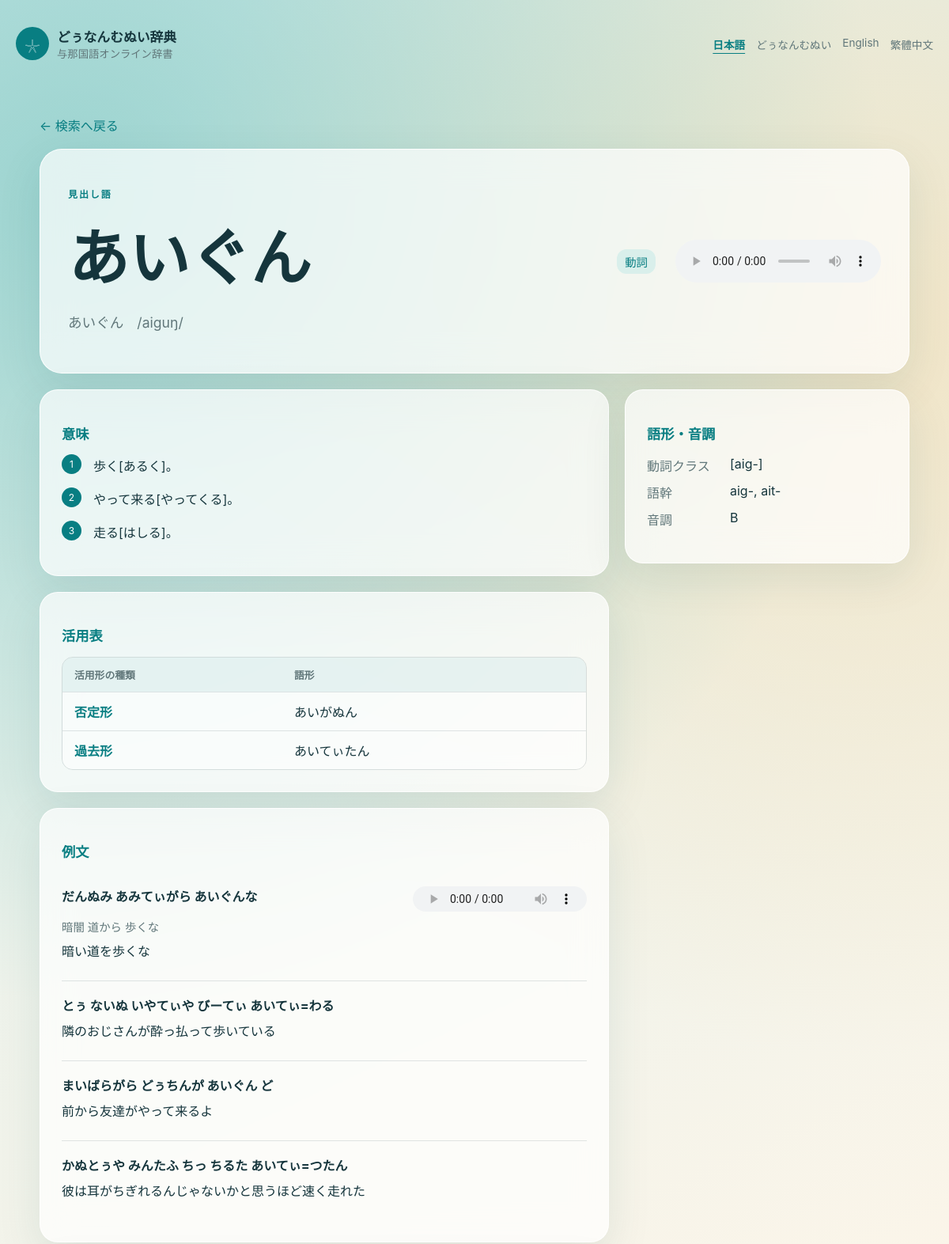
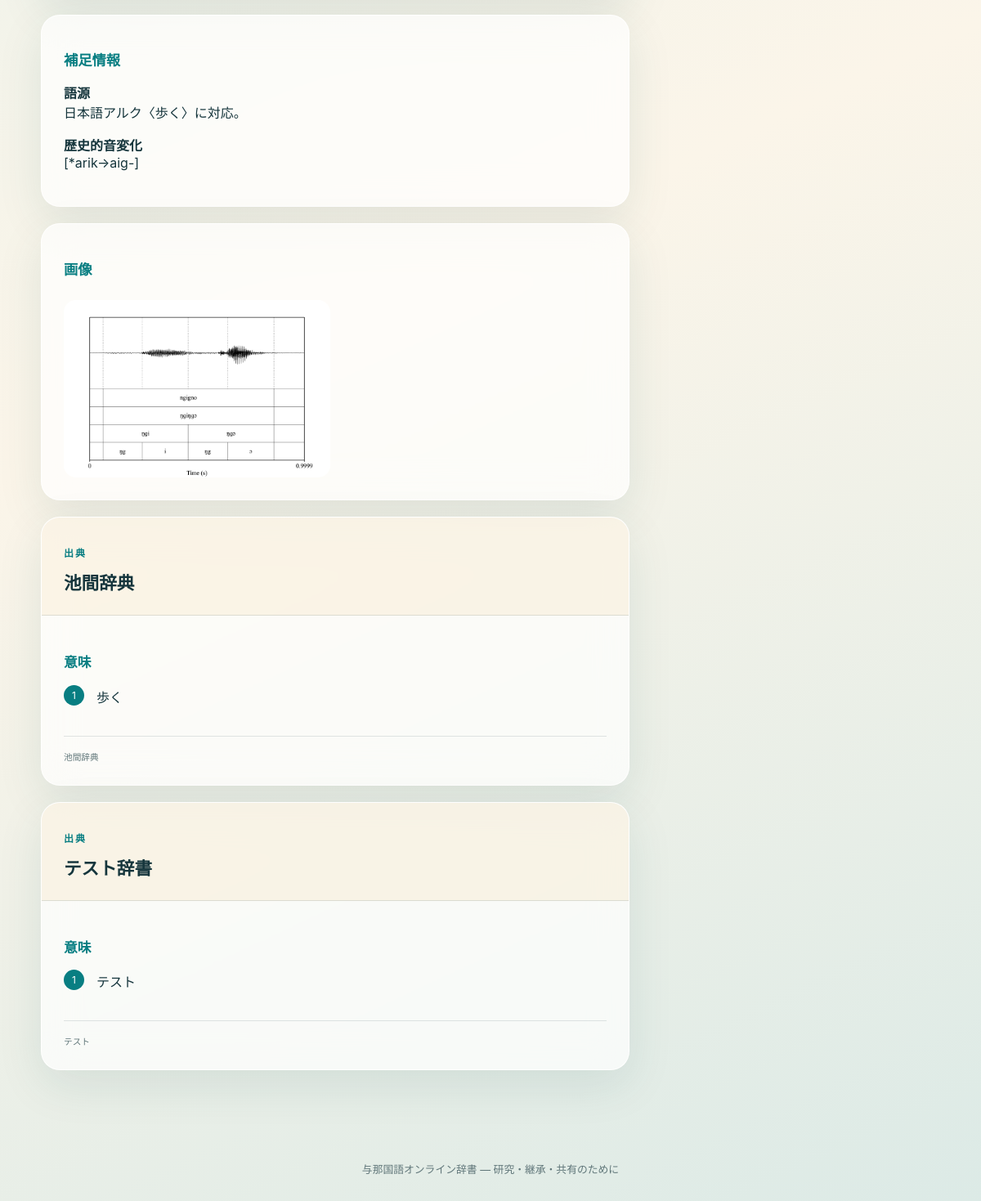
The page /word/6 on the database its author committed (2 pictures, top to bottom).
### tables this page shows
CREATE TABLE entries (
    id INTEGER PRIMARY KEY AUTOINCREMENT,  -- 自動増加の主キー
    headword TEXT NOT NULL,                -- 見出し語（与那国語原文）
    kana TEXT,                             -- かな表記
    ipa TEXT,                              -- IPA（ローマ字）表記
    pos TEXT,                              -- 品詞（名詞、動詞など）
    verb_class TEXT,                       -- 動詞クラス（動詞のみ必要）
    verb_stem TEXT,                        -- 動詞の語幹（動詞のみ必要）。複数はコンマ区切りで保存。
    tone TEXT,                             -- 音調
    etymology TEXT,                        -- 語源
    historical_change TEXT,                -- 歴史的音変化
    created_at TIMESTAMP DEFAULT CURRENT_TIMESTAMP,
    updated_at TIMESTAMP DEFAULT CURRENT_TIMESTAMP
, supplemental_note TEXT);

CREATE TABLE media_files (
    id INTEGER PRIMARY KEY AUTOINCREMENT,
    entry_id INTEGER,                      -- 見出し語ID（NULLの場合は例文用）
    example_id INTEGER,                    -- 例文ID（NULLの場合は見出し語用）
    file_type TEXT NOT NULL,               -- ファイルタイプ：audio, image
    file_path TEXT NOT NULL,               -- ファイルパス
    original_filename TEXT,                -- 元のファイル名
    description TEXT,                      -- ファイルの説明
    created_at TIMESTAMP DEFAULT CURRENT_TIMESTAMP, is_archived INTEGER NOT NULL DEFAULT 0, sha256 TEXT, revision_id INTEGER, is_pending INTEGER NOT NULL DEFAULT 0,
    FOREIGN KEY (entry_id) REFERENCES entries(id) ON DELETE CASCADE,
    FOREIGN KEY (example_id) REFERENCES examples(id) ON DELETE CASCADE
);

CREATE TABLE meanings (
    id INTEGER PRIMARY KEY AUTOINCREMENT,
    entry_id INTEGER NOT NULL,             -- entriesテーブルへの関連
    language TEXT NOT NULL,                -- 言語コード：ja, zh-tw, en
    meaning_number INTEGER DEFAULT 1,      -- 義項番号（多義語対応）
    definition TEXT NOT NULL,              -- 意味の説明
    FOREIGN KEY (entry_id) REFERENCES entries(id) ON DELETE CASCADE
);

CREATE TABLE conjugations (
    id INTEGER PRIMARY KEY AUTOINCREMENT,
    entry_id INTEGER NOT NULL,
    form_name TEXT NOT NULL,               -- 活用形式名（例：過去形、否定形など）
    conjugated_form TEXT NOT NULL,         -- 活用後の形式
    FOREIGN KEY (entry_id) REFERENCES entries(id) ON DELETE CASCADE
);

CREATE TABLE entry_source_sections (
    id INTEGER PRIMARY KEY AUTOINCREMENT,
    entry_id INTEGER NOT NULL,
    source_id INTEGER NOT NULL,
    sort_order INTEGER NOT NULL DEFAULT 100,
    content_json TEXT NOT NULL,
    created_at TEXT NOT NULL DEFAULT CURRENT_TIMESTAMP,
    updated_at TEXT NOT NULL DEFAULT CURRENT_TIMESTAMP,
    FOREIGN KEY(entry_id) REFERENCES entries(id) ON DELETE CASCADE,
    FOREIGN KEY(source_id) REFERENCES sources(id)
);

CREATE TABLE sources (
    id INTEGER PRIMARY KEY AUTOINCREMENT,
    name TEXT NOT NULL,
    abbreviation TEXT,
    bibliography TEXT NOT NULL,
    url TEXT,
    source_type TEXT,
    is_active INTEGER NOT NULL DEFAULT 1 CHECK (is_active IN (0, 1)),
    created_at TEXT NOT NULL DEFAULT CURRENT_TIMESTAMP
);

### v2app/public.py (the view)
@bp.get("/word/<int:entry_id>")
@bp.get("/word/<int:entry_id>-<slug>")
def entry(entry_id, slug=None):
    db=get_db(); language=request.args.get("language","ja"); display="ja" if language=="yonaguni" else language
    if language not in ("ja","en","zh-tw","yonaguni"):
        language="ja"; display="ja"
    row=db.execute("SELECT e.* FROM entries e JOIN entry_workflow w ON w.entry_id=e.id WHERE e.id=? AND w.publication_status='published'",(entry_id,)).fetchone()
    if not row: abort(404)
    meanings=db.execute("SELECT meaning_number,definition FROM meanings WHERE entry_id=? AND language=? AND TRIM(COALESCE(definition,''))!='' ORDER BY meaning_number",(entry_id,display)).fetchall()
    fallback=False
    if not meanings and display!="ja": meanings=db.execute("SELECT meaning_number,definition FROM meanings WHERE entry_id=? AND language='ja' AND TRIM(COALESCE(definition,''))!='' ORDER BY meaning_number",(entry_id,)).fetchall(); fallback=True
    examples=[]
    for ex in db.execute("SELECT ex.* FROM examples ex LEFT JOIN example_state es ON es.example_id=ex.id WHERE ex.entry_id=? AND COALESCE(es.is_archived,0)=0 ORDER BY ex.id",(entry_id,)):
        trans=db.execute("SELECT word_by_word,free_translation FROM example_translations WHERE example_id=? AND language=? ORDER BY id LIMIT 1",(ex["id"],display)).fetchone()
        if not trans and display!="ja": trans=db.execute("SELECT word_by_word,free_translation FROM example_translations WHERE example_id=? AND language='ja' ORDER BY id LIMIT 1",(ex["id"],)).fetchone()
        audio=db.execute("SELECT file_path FROM media_files WHERE example_id=? AND file_type='audio' AND COALESCE(is_archived,0)=0 AND COALESCE(is_pending,0)=0 ORDER BY id DESC LIMIT 1",(ex["id"],)).fetchone()
        examples.append({"sentence":ex["yonaguni_sentence"],"translation":trans,"audio":audio[0] if audio else None})
    source_sections=[]
    for section_row in db.execute("SELECT ss.content_json,s.name,s.abbreviation,s.bibliography,s.url FROM entry_source_sections ss JOIN sources s ON s.id=ss.source_id WHERE ss.entry_id=? ORDER BY ss.sort_order,ss.id",(entry_id,)):
        content=json.loads(section_row["content_json"]); section=dict(section_row)
        section.update(content)
        section_meanings=content.get("meanings",{}).get(display)
        if not section_meanings and display!="ja":
            section_meanings=content.get("meanings",{}).get("ja",[])
            if section_meanings: fallback=True
        section_meanings=section_meanings or []
        section["display_meanings"]=[value for value in section_meanings if value]
        section_examples=[]
        for example in content.get("examples",[]):
            translations=example.get("translations",{}); translation=translations.get(display)
            if not translation and display!="ja": translation=translations.get("ja")
            section_examples.append({"sentence":example.get("yonaguni",""),"translation":translation})
        section["display_examples"]=section_examples
        section["safe_url"] = section["url"] if (section["url"] or "").startswith(("https://", "http://")) else None
        source_sections.append(section)
    media=db.execute("SELECT file_type,file_path,description FROM media_files WHERE entry_id=? AND example_id IS NULL AND COALESCE(is_archived,0)=0 AND COALESCE(is_pending,0)=0",(entry_id,)).fetchall()
    conjugations=db.execute("SELECT form_name,conjugated_form FROM conjugations WHERE entry_id=?",(entry_id,)).fetchall()
    synonyms=db.execute("SELECT synonym FROM synonyms WHERE entry_id=?",(entry_id,)).fetchall()
    has_default_meanings=bool(meanings or synonyms)
    return render_template("public/entry.html",entry=row,meanings=meanings,examples=examples,source_sections=source_sections,has_default_meanings=has_default_meanings,media=media,conjugations=conjugations,synonyms=synonyms,language=language,fallback=fallback,ui=public_ui(language),language_urls=language_urls())

### v2app/templates/public/entry.html (shortened to what this page needs)
{% extends "public/base.html" %}
{% block content %}
<a class="back-link" href="{{ url_for('public.index',language=language) }}">← {{ ui.back }}</a>
<article class="word-hero glass">
  <div><p class="eyebrow">{{ ui.headword }}</p><h1>{{ entry.headword }}</h1><p class="word-reading">{{ entry.kana or '' }} {% if entry.ipa %}<span>/{{ entry.ipa }}/</span>{% endif %}</p></div>
  <span class="pos large">{{ ui.pos.get(entry.pos,entry.pos) if entry.pos else ui.pos_unknown }}</span>
  {% for item in media if item.file_type=='audio' %}<audio controls src="{{ url_for('public.media',filename=item.file_path) }}"></audio>{% endfor %}
</article>
<div class="entry-layout">
  <div class="entry-main">
    {% if has_default_meanings %}
    <section class="content-card glass"><h2>{{ ui.meanings }}</h2>
      {% for meaning in meanings %}<div class="meaning"><span>{{ meaning.meaning_number }}</span><p>{{ meaning.definition }}</p></div>{% endfor %}
    </section>
    {% elif not source_sections and not conjugations and not examples %}
    <section class="content-card glass"><h2>{{ ui.meanings }}</h2><p>{{ ui.meaning_pending }}</p></section>
    {% endif %}
    {% if conjugations %}
    <section class="content-card glass"><h2>{{ ui.conjugation_table }}</h2><div class="public-table-wrap"><table class="public-conjugation-table"><thead><tr><th>{{ ui.conjugation_type }}</th><th>{{ ui.word_form }}</th></tr></thead><tbody>{% for item in conjugations %}<tr><th scope="row">{{ ui.conjugations.get(item.form_name,item.form_name) }}</th><td>{{ item.conjugated_form }}</td></tr>{% endfor %}</tbody></table></div></section>
    {% endif %}
    {% if examples %}
    <section class="content-card glass"><h2>{{ ui.examples }}</h2>{% for ex in examples %}<article class="public-example"><div><strong>{{ ex.sentence }}</strong>{% if ex.audio %}<audio controls src="{{ url_for('public.media',filename=ex.audio) }}"></audio>{% endif %}</div>{% if ex.translation %}<p class="word-by-word">{{ ex.translation.word_by_word or '' }}</p><p>{{ ex.translation.free_translation or '' }}</p>{% else %}<p class="translation-missing">{{ ui.translation_missing }}</p>{% endif %}</article>{% endfor %}</section>
    {% endif %}
    {% if entry.etymology or entry.historical_change or entry.supplemental_note %}
    <section class="content-card glass"><h2>{{ ui.supplemental }}</h2>{% if entry.etymology %}<p><strong>{{ ui.etymology }}</strong><br>{{ entry.etymology }}</p>{% endif %}{% if entry.historical_change %}<p><strong>{{ ui.historical_change }}</strong><br>{{ entry.historical_change }}</p>{% endif %}{% if entry.supplemental_note %}<p><strong>{{ ui.free_note }}</strong><br>{{ entry.supplemental_note }}</p>{% endif %}</section>
    {% endif %}
    {% if media|selectattr('file_type','equalto','image')|list %}
    <section class="content-card glass image-gallery"><h2>{{ ui.images }}</h2>{% for item in media if item.file_type=='image' %}<img class="entry-image" src="{{ url_for('public.media',filename=item.file_path) }}" alt="{{ item.description or entry.headword }}">{% endfor %}</section>
    {% endif %}
    {% for section in source_sections %}
    <section class="dictionary-continuation glass">
      <header class="dictionary-continuation-header"><p class="eyebrow">{{ ui.source }}</p><h2>{{ section.name }}</h2></header>
      <div class="dictionary-continuation-body">
        <section><h3>{{ ui.meanings }}</h3>{% for meaning in section.display_meanings %}<div class="meaning"><span>{{ loop.index }}</span><p>{{ meaning }}</p></div>{% else %}<p>{{ ui.meaning_missing }}</p>{% endfor %}</section>
        <footer><small>{{ section.bibliography }}</small></footer>
      </div>
    </section>
    {% endfor %}
  </div>
  <aside>
    {% if entry.verb_class or entry.verb_stem or entry.tone %}<section class="side-card glass"><h2>{{ ui.word_shape_tone }}</h2><dl><dt>{{ ui.verb_class }}</dt><dd>{{ entry.verb_class or '—' }}</dd><dt>{{ ui.stem }}</dt><dd>{{ entry.verb_stem or '—' }}</dd><dt>{{ ui.tone }}</dt><dd>{{ entry.tone or '—' }}</dd></dl></section>{% endif %}
  </aside>
</div>
{% endblock %}

### v2app/templates/public/base.html (shortened to what this page needs)
<!doctype html>
<html lang="{{ language }}">
<head>
  <link rel="stylesheet" href="{{ url_for('static',filename='public/dictionary.css') }}">
  <link rel="stylesheet" href="{{ url_for('static',filename='public/images.css') }}">
  <link rel="stylesheet" href="{{ url_for('static',filename='public/source-credit.css') }}">
  <link rel="stylesheet" href="{{ url_for('static',filename='public/dictionary-sections.css') }}">
  <link rel="stylesheet" href="{{ url_for('static',filename='public/conjugation-tables.css') }}">
  <link rel="stylesheet" href="{{ url_for('static',filename='public/i18n.css') }}">
</head>
<body>
  <div class="island-bg" aria-hidden="true"></div>
  <header class="public-nav">
    <a class="brand" href="{{ url_for('public.index',language=language) }}"><span>𓇼</span><strong>どぅなんむぬい辞典</strong><small>{{ ui.brand_subtitle }}</small></a>
    <nav aria-label="{{ ui.language_nav }}">
      <a href="{{ language_urls.ja }}" {% if language=='ja' %}aria-current="page"{% endif %}>日本語</a>
      <a href="{{ language_urls.yonaguni }}" {% if language=='yonaguni' %}aria-current="page"{% endif %}>どぅなんむぬい</a>
      <a href="{{ language_urls.en }}" {% if language=='en' %}aria-current="page"{% endif %}>English</a>
      <a href="{{ language_urls['zh-tw'] }}" {% if language=='zh-tw' %}aria-current="page"{% endif %}>繁體中文</a>
    </nav>
  </header>
  <main class="public-shell">{% block content %}{% endblock %}</main>
  <footer>{{ ui.footer }}</footer>
</body>
</html>

### rows shown on the page
entries: headword "あいぐん", kana "あいぐん", ipa "aiguŋ", pos "動詞", etymology "日本語アルク〈歩く〉に対応。", historical_change "[*arik->aig-]", verb_class "[aig-]", verb_stem "aig-, ait-", tone "B"
meanings: meaning_number "1", definition "歩く[あるく]。"
meanings: meaning_number "2", definition "やって来る[やってくる]。"
meanings: meaning_number "3", definition "走る[はしる]。"
conjugations: conjugations.get "否定形", conjugated_form "あいがぬん"
conjugations: conjugations.get "過去形", conjugated_form "あいてぃたん"
media_files: sentence "だんぬみ あみてぃがら あいぐんな", translation "暗闇 道から 歩くな", translation "暗い道を歩くな"
media_files: file_path (picture)
entry_source_sections: source "出典", name "池間辞典", meanings "意味", display_meanings "歩く", bibliography "池間辞典"
entry_source_sections: source "出典", name "テスト辞書", meanings "意味", display_meanings "テスト", bibliography "テスト"

### other values the page prints
{{ ui.brand_subtitle }} "与那国語オンライン辞書"
{{ ui.back }} "検索へ戻る"
{{ ui.headword }} "見出し語"
{{ ui.meanings }} "意味"
{{ ui.conjugation_table }} "活用表"
{{ ui.conjugation_type }} "活用形の種類"
{{ ui.word_form }} "語形"
{{ ui.examples }} "例文"
{{ ex.sentence }} "とぅ ないぬ いやてぃや びーてぃ あいてぃ=わる" "まいばらがら どぅちんか゚ あいぐん ど" "かぬとぅや みんたふ ちっ ちるた あいてぃ=つたん"
{{ ex.translation.free_translation or '' }} "隣のおじさんが酔っ払って歩いている" "前から友達がやって来るよ" "彼は耳がちぎれるんじゃないかと思うほど速く走れた"
{{ ui.supplemental }} "補足情報"
{{ ui.etymology }} "語源"
{{ ui.historical_change }} "歴史的音変化"
{{ ui.images }} "画像"
{{ ui.word_shape_tone }} "語形・音調"
